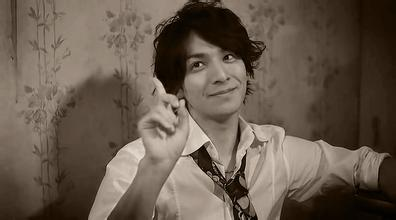
#> input picture res/toma.jpg, 396 x 220 px
$ python fft.py
#> lines starting #> are read from the running program, lines starting #| are printed output that depends on the picture
import cv2 as cv
import os
import numpy as np
import matplotlib.pyplot as plt


def cv_show(name, src):
    cv.imshow(name, src)
    cv.waitKey(0)
    cv.destroyAllWindows()


if __name__ == "__main__":
    root_dir = os.path.dirname(os.path.abspath('.'))
    img_toma_dir = root_dir + '/res/toma.jpg'  # 根据项目所在路径，找到用例所在的相对项目的路径
    img = cv.imread(img_toma_dir, cv.IMREAD_GRAYSCALE)
#> img: shape (220, 396); min 0, max 236, mean 92.6

    # fft简单演示
    img_float32 = np.float32(img)

    dft = cv.dft(img_float32, flags=cv.DFT_COMPLEX_OUTPUT)
    fftshift = np.fft.fftshift(dft)

    magnitude_spectrum = np.log(cv.magnitude(fftshift[:, :, 0], fftshift[:, :, 1])) * 20
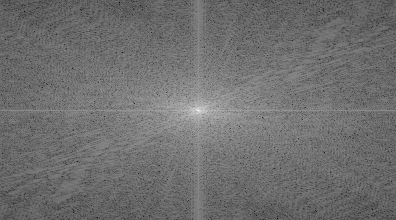
#> magnitude_spectrum: shape (220, 396) float32; min 21.55, max 318.1, mean 151.1; drawn with min black and max white

    # [9 lines of commented-out code are left out]

    rows, cols = img.shape
#> rows = 220; cols = 396
    rrows, ccols = int(rows / 2), int(cols / 2)
#> rrows = 110; ccols = 198

    # 设置掩模在中心位置
    mask = np.zeros((rows, cols, 2), dtype=np.uint8)
    mask[rrows - 30:rrows + 30, ccols - 30:ccols + 30] = 1

    # IDFT

    fshift = fftshift * mask
    i_fftshift = np.fft.ifftshift(fshift)

    img_back = cv.idft(i_fftshift)
    img_back = cv.magnitude(img_back[:, :, 0], img_back[:, :, 1])
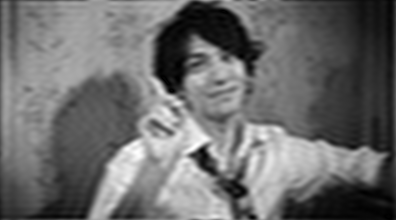
#> img_back: shape (220, 396) float32; min 19137.8, max 18958796, mean 8066469; drawn with min black and max white

    plt.subplot(121), plt.imshow(img, cmap="gray")
    plt.title("input image"), plt.xticks([]), plt.yticks([])

    plt.subplot(122), plt.imshow(img_back, cmap="gray")
    plt.title("result "), plt.xticks([]), plt.yticks([])

    plt.show()
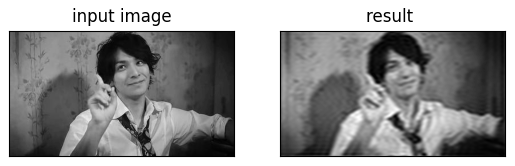
#> figure drawn by matplotlib, 2 panels

$ run again, with res/carcode.jpg copied over res/toma.jpg
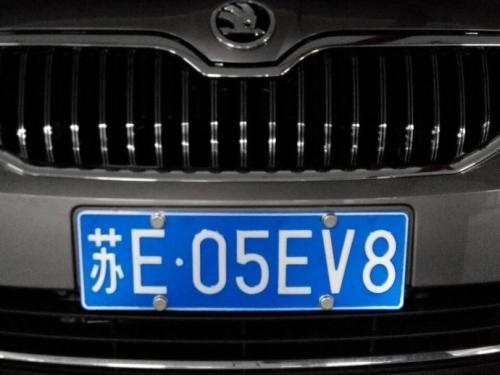
#> input picture res/carcode.jpg, 500 x 375 px
#> `magnitude_spectrum = np.log(cv.magnitude(fftshift[:, :, 0], fftshift[:..`:
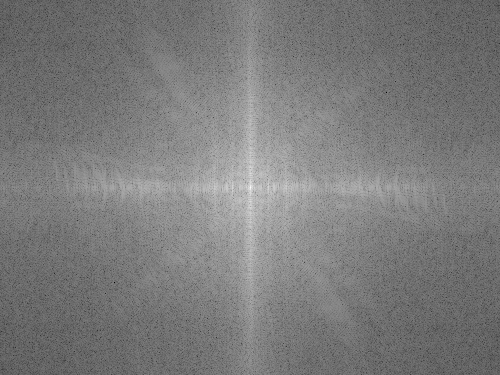
#> magnitude_spectrum: shape (375, 500) float32; min -23.39, max 320.1, mean 142.8; drawn with min black and max white
#> `plt.show()`:
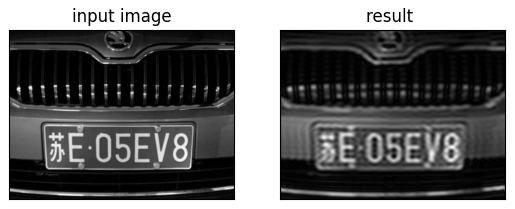
#> figure drawn by matplotlib, 2 panels

$ run again, with res/target.png saved as res/toma.jpg
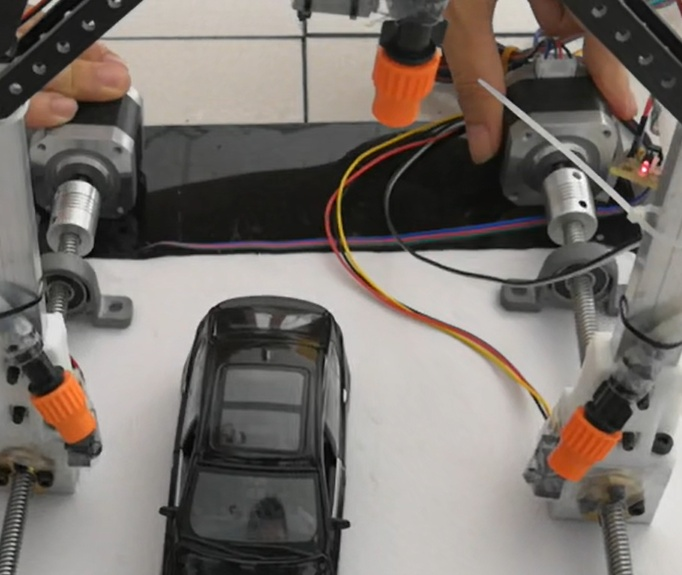
#> input picture res/target.png, 682 x 575 px
#> `magnitude_spectrum = np.log(cv.magnitude(fftshift[:, :, 0], fftshift[:..`:
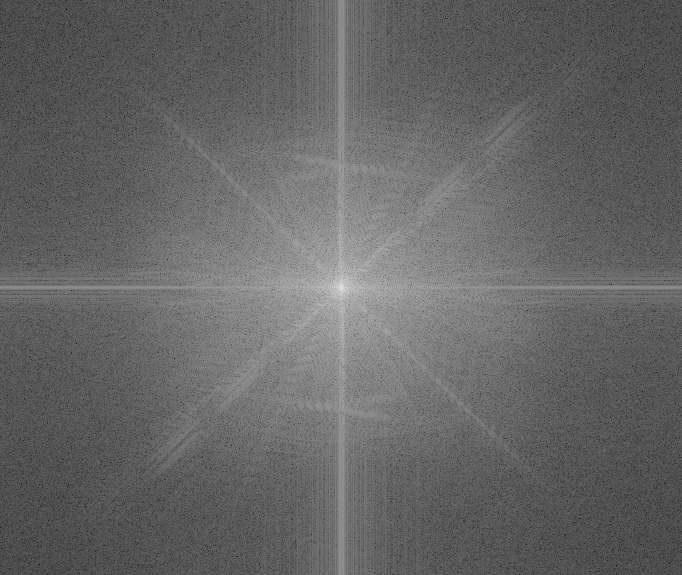
#> magnitude_spectrum: shape (575, 682) float32; min -2.23, max 352.6, mean 139.5; drawn with min black and max white
#> `plt.show()`:
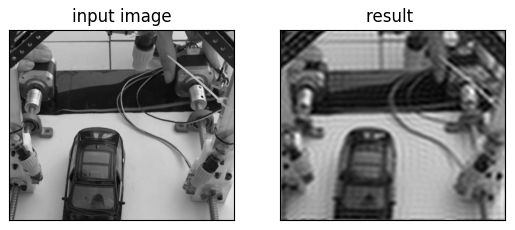
#> figure drawn by matplotlib, 2 panels
